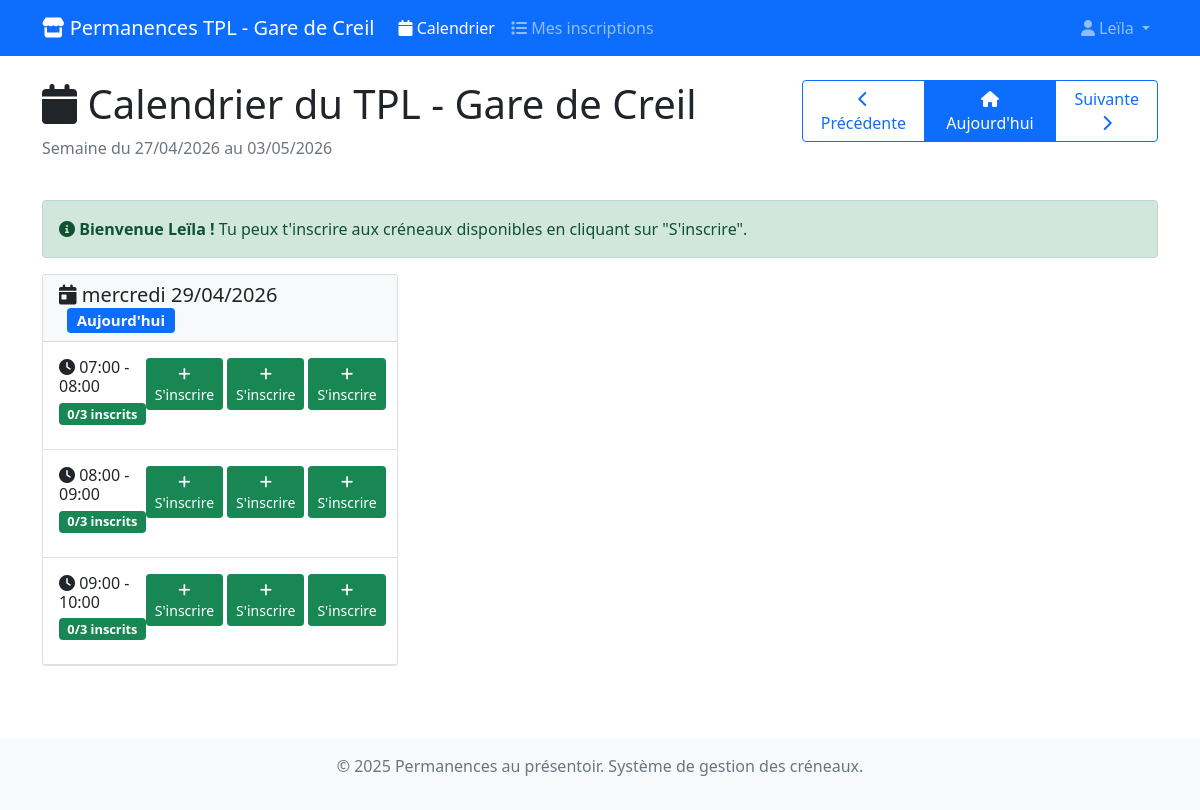
The app's page /permanences/ (signed in) with its own data.
### permanences/models.py (models this page shows, shortened)
class CreneauHoraire(models.Model):
    date = models.DateField(help_text="Date du créneau")
    heure_debut = models.TimeField(help_text="Heure de début du créneau")
    heure_fin = models.TimeField(help_text="Heure de fin du créneau")
    max_personnes = models.PositiveIntegerField(
        default=3,
        help_text="Nombre maximum de personnes autorisées pour ce créneau"
    )
    actif = models.BooleanField(default=True, help_text="Créneau disponible pour inscription")
    class Meta:
        verbose_name = "Créneau horaire"
        verbose_name_plural = "Créneaux horaires"
        unique_together = ['date', 'heure_debut']
        ordering = ['date', 'heure_debut']
    @property
    def places_disponibles(self):
        try:
            inscriptions_count = self.inscriptions.filter(annulee=False).count()
            return max(0, self.max_personnes - inscriptions_count)
        except Exception:
            return self.max_personnes
    @property
    def complet(self):
        try:
            return self.places_disponibles <= 0
        except Exception:
            return False
    @property
    def est_passe(self):
        now = timezone.localtime()  # toujours aware si USE_TZ
        if self.date < now.date():
            return True
        if self.date == now.date() and self.heure_fin <= now.time():
            return True
        return False
    @property
    def inscriptions_actives(self):
        return self.inscriptions.filter(annulee=False)
    def get_user_inscription(self, user):
        if user.is_authenticated:
            return self.inscriptions.filter(utilisateur=user, annulee=False).first()
        return None

### permanences/views.py (the view)
# urls.py: path('', views.calendrier_permanences, name='calendrier'),
@login_required
def calendrier_permanences(request):
    today = timezone.now().date()
    week_start = request.GET.get('week')
    if week_start:
        try:
            week_start = datetime.strptime(week_start, '%Y-%m-%d').date()
        except ValueError:
            week_start = today - timedelta(days=today.weekday())
    else:
        week_start = today - timedelta(days=today.weekday())
    week_end = week_start + timedelta(days=6)
    creneaux = CreneauHoraire.objects.filter(
        date__range=[week_start, week_end],
        actif=True
    ).prefetch_related('inscriptions__utilisateur').order_by('date', 'heure_debut')
    for creneau in creneaux:
        creneau.user_inscription = creneau.get_user_inscription(request.user)
    creneaux_par_jour = {}
    for creneau in creneaux:
        creneau.user_inscription = creneau.get_user_inscription(request.user)
        if creneau.date not in creneaux_par_jour:
            creneaux_par_jour[creneau.date] = []
        creneau.user_inscription = creneau.get_user_inscription(request.user)
        creneaux_par_jour[creneau.date].append(creneau)
    prev_week = week_start - timedelta(days=7)
    next_week = week_start + timedelta(days=7)
    context = {
        'creneaux_par_jour': creneaux_par_jour,
        'week_start': week_start,
        'week_end': week_end,
        'prev_week': prev_week,
        'next_week': next_week,
        'today': today,
    }
    return render(request, 'permanences/calendrier.html', context)

### templates/permanences/calendrier.html (shortened to what this page needs)
{% extends 'base.html' %}
{% block content %}
<div class="row mb-4">
    <div class="col-md-8">
        <h1><i class="fas fa-calendar"></i> Calendrier du TPL - Gare de Creil</h1>
        <p class="text-muted">Semaine du {{ week_start|date:"d/m/Y" }} au {{ week_end|date:"d/m/Y" }}</p>
    </div>
    <div class="col-md-4 text-end">
        <div class="btn-group" role="group">
            <a href="?week={{ prev_week|date:'Y-m-d' }}" class="btn btn-outline-primary">
                <i class="fas fa-chevron-left"></i> Précédente
            </a>
            <a href="?" class="btn btn-primary">
                <i class="fas fa-home"></i> Aujourd'hui
            </a>
            <a href="?week={{ next_week|date:'Y-m-d' }}" class="btn btn-outline-primary">
                Suivante <i class="fas fa-chevron-right"></i>
            </a>
        </div>
    </div>
</div>
{% if not user.is_authenticated %}
<div class="alert alert-info">
    <i class="fas fa-info-circle"></i>
    <strong>Connexion requise :</strong>
    Vous devez être connecté pour vous inscrire aux permanences.
    <a href="{% url 'login' %}" class="alert-link">Se connecter</a>
</div>
{% else %}
<div class="alert alert-success">
    <i class="fas fa-info-circle"></i>
    <strong>Bienvenue {{ user.first_name|default:user.username }} !</strong>
    Tu peux t'inscrire aux créneaux disponibles en cliquant sur "S'inscrire".
</div>
{% endif %}
<div class="row">
    {% for date, creneaux in creneaux_par_jour.items %}
    <div class="col-md-6 col-lg-4 mb-4">
        <div class="card">
            <div class="card-header bg-light">
                <h5 class="card-title mb-0">
                    <i class="fas fa-calendar-day"></i>
                    {{ date|date:"l d/m/Y" }}
                    {% if date == today %}
                        <span class="badge bg-primary ms-2">Aujourd'hui</span>
                    {% endif %}
                </h5>
            </div>
            <div class="card-body p-0">
                {% for creneau in creneaux %}
                <div class="creneau-card p-3 border-bottom
                    {% if creneau.user_inscription %}inscrit{% endif %}">
                    <div class="d-flex justify-content-between align-items-start">
                        <div>
                            <h6 class="mb-1">
                                <i class="fas fa-clock"></i>
                                {{ creneau.heure_debut|time:"H:i" }} - {{ creneau.heure_fin|time:"H:i" }}
                            </h6>
                            <div class="mb-2">
                                <span class="badge places-badge
                                    {% if creneau.complet %}bg-danger{% elif creneau.places_disponibles <= 1 %}bg-warning{% else %}bg-success{% endif %}">
                                    {{ creneau.inscriptions_actives.count }}/{{ creneau.max_personnes }} inscrits
                                </span>
                            </div>
                        </div>
                        <div class="text-end">
                            {% if user.is_superuser %}
                                {% if creneau.user_inscription %}
                                    <div class="mb-2">
                                        <span class="badge bg-info">
                                            <i class="fas fa-user"></i> Vous êtes inscrit
                                        </span>
                                    </div>
                                {% endif %}
                                {% if not creneau.est_passe %}
                                    <a href="{% url 'permanences:gestion' %}?week={{ week_start|date:'Y-m-d' }}" class="btn btn-sm btn-primary">
                                        <i class="fas fa-users-cog"></i> Gérer
                                    </a>
                                {% endif %}
                            {% elif user.is_authenticated %}
                                {% if creneau.user_inscription %}
                                    <div class="d-flex gap-2 align-items-center">
                                        <span class="badge bg-success">
                                            <i class="fas fa-check"></i> Inscrit
                                        </span>
                                        {% if not creneau.est_passe %}
                                            <form method="post" action="{% url 'permanences:auto_desinscription' creneau.user_inscription.id %}?week={{ week_start|date:'Y-m-d' }}"class="d-inline">
                                                {% csrf_token %}
                                                <button type="submit" class="btn btn-sm btn-outline-danger"
                                                        onclick="return confirm('Confirmer l\'annulation de votre inscription ?')">
                                                    <i class="fas fa-times"></i> Annuler
                                                </button>
                                            </form>
                                        {% endif %}
                                    </div>
                                {% elif creneau.est_passe %}
                                    <span class="text-muted">
                                        <i class="fas fa-clock"></i> Passé
                                    </span>
                                {% else %}
                                    <div class="d-flex gap-1">
                                        {% for i in "123"|make_list %}
    {% with idx=forloop.counter0 %}
        {% if creneau.inscriptions_actives.count > idx %}
            <button class="btn btn-sm btn-danger" disabled>
                <i class="fas fa-user"></i> Occupé
            </button>
        {% elif user.is_authenticated and not creneau.est_passe and not creneau.user_inscription %}
            <form method="post" action="{% url 'permanences:auto_inscription' creneau.id %}?week={{ week_start|date:'Y-m-d' }}" class="d-inline">
                <button type="submit" class="btn btn-sm btn-success"
                        onclick="return confirm('Confirmer votre inscription à ce créneau ?')">
                    <i class="fas fa-plus"></i> S'inscrire
                </button>
            </form>
        {% else %}
            <button class="btn btn-sm btn-success" disabled>
                <i class="fas fa-plus"></i> Libre
            </button>
        {% endif %}
    {% endwith %}
{% endfor %}
                                    </div>
                                {% endif %}
                            {% else %}
                                <a href="{% url 'login' %}" class="btn btn-sm btn-outline-primary">
                                    <i class="fas fa-sign-in-alt"></i> Connexion
                                </a>
                            {% endif %}
                        </div>
                    </div>
                </div>
                {% empty %}
                <div class="p-3 text-center text-muted">
                    <i class="fas fa-calendar-times"></i>
                    Aucun créneau disponible
                </div>
                {% endfor %}
            </div>
        </div>
    </div>
    {% endfor %}
</div>
{% endblock %}

### templates/base.html (shortened to what this page needs)
<!DOCTYPE html>
<html lang="fr">
<head>
    <link href="https://cdn.jsdelivr.net/npm/bootstrap@5.1.3/dist/css/bootstrap.min.css" rel="stylesheet">
    <link href="https://cdnjs.cloudflare.com/ajax/libs/font-awesome/6.0.0/css/all.min.css" rel="stylesheet">
</head>
<body>
            <nav class="navbar navbar-expand-lg navbar-dark bg-primary" role="navigation" aria-label="Navigation principale">
                <div class="container">
                    <a class="navbar-brand"
                    href="{% if user.is_authenticated %}{% url 'permanences:calendrier' %}{% else %}{% url 'login' %}{% endif %}">
                    <i class="fas fa-store"></i> Permanences TPL - Gare de Creil
                    </a>
                    <div class="collapse navbar-collapse" id="navbarNav">
                    <ul class="navbar-nav me-auto">
                        {% if user.is_authenticated %}
                        <li class="nav-item">
                            <a class="nav-link {% if request.path == request.build_absolute_uri|cut:request.scheme|cut:'://'|cut:request.get_host|cut:'/permanences/' or request.path == '/permanences/' %}active{% endif %}"
                            href="{% url 'permanences:calendrier' %}">
                            <i class="fas fa-calendar"></i> Calendrier
                            </a>
                        </li>
                        <li class="nav-item">
                            <a class="nav-link {% if request.path == '/permanences/mes/' %}active{% endif %}"
                            href="{% url 'permanences:mes_inscriptions' %}">
                            <i class="fas fa-list"></i> Mes inscriptions
                            </a>
                        </li>
                        {% endif %}
                    </ul>
                    <ul class="navbar-nav">
                        {% if user.is_authenticated %}
                        <li class="nav-item dropdown">
                            <a class="nav-link dropdown-toggle" href="#" id="navbarDropdown"
                            role="button" data-bs-toggle="dropdown" aria-expanded="false">
                            <i class="fas fa-user"></i> {{ user.username }}
                            </a>
                        </li>
                        {% endif %}
                    </ul>
                    </div>
                </div>
            </nav>
    <main class="container mt-4">
        {% block content %}
        {% endblock %}
    </main>
    <footer class="bg-light text-center text-muted mt-5 py-3">
        <div class="container">
            <p>&copy; 2025 Permanences au présentoir. Système de gestion des créneaux.</p>
        </div>
    </footer>
</body>
</html>

### templates/base.html (style rules this page uses)
.creneau-card { transition: transform 0.2s; }
.places-badge { font-size: 0.8em; }

### records on screen
CreneauHoraire: date "mercredi 29/04/2026", shows "Aujourd'hui", heure_debut "07:00", heure_fin "08:00", inscriptions_actives.count "0", max_personnes "3"
CreneauHoraire: heure_debut "08:00", heure_fin "09:00", inscriptions_actives.count "0", max_personnes "3"
CreneauHoraire: heure_debut "09:00", heure_fin "10:00", inscriptions_actives.count "0", max_personnes "3"

### other values on screen
{{ user.username }} "Leïla"
{{ week_start|date:"d/m/Y" }} "27/04/2026"
{{ week_end|date:"d/m/Y" }} "03/05/2026"
{{ user.first_name|default:user.username }} "Leïla"
